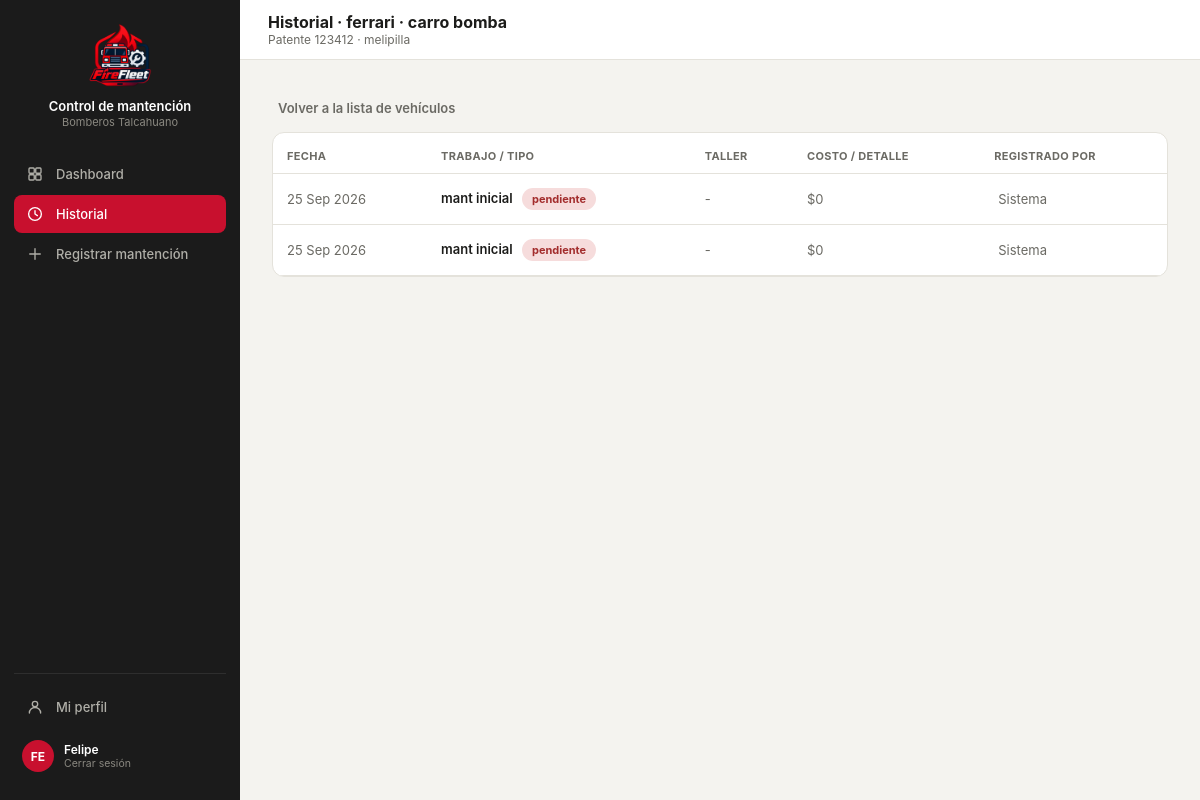
The app's page /detalle/1/ (signed in), older data.
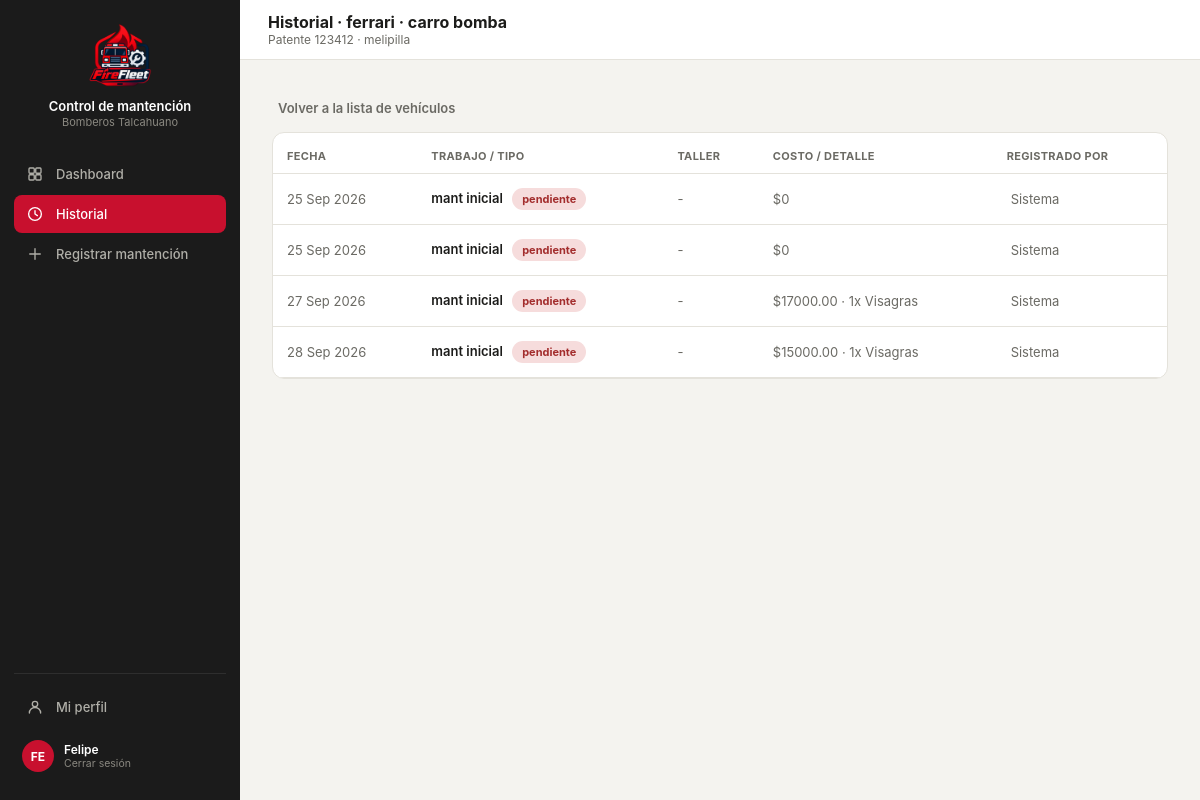
The same page, newer data.
### core/models.py (models this page shows, shortened)
class Mantencion(models.Model):
    id_mant = models.AutoField(primary_key=True)
    id_vehi = models.ForeignKey(
        Vehiculo, on_delete=models.CASCADE, db_column="id_vehi", related_name="mantenciones",
    )
    id_tipo = models.ForeignKey(
        TipoMantencion, on_delete=models.PROTECT, db_column="id_tipo", related_name="mantenciones",
    )
    descripcion = models.TextField(blank=True, default='')
    fecha_in = models.DateField(auto_now_add=True)
    fecha_ter = models.DateField(null=True, blank=True)
    estado = models.CharField(max_length=30, default="pendiente")
    costo_t = models.DecimalField(max_digits=12, decimal_places=2, default=0)
    respon = models.CharField(max_length=120, blank=True)
    class Meta:
        db_table = "mantencion"

class TipoMantencion(models.Model):
    id_tipo = models.AutoField(primary_key=True)
    nombre = models.CharField(max_length=100)
    categ = models.CharField(max_length=50, blank=True)
    perio = models.CharField(max_length=50, blank=True)
    class Meta:
        db_table = "tipomantencion"
        verbose_name = "Tipo de mantención"
        verbose_name_plural = "Tipos de mantención"

class MantencionInsu(models.Model):
    id_mant = models.ForeignKey(
        Mantencion, on_delete=models.CASCADE, db_column="id_mant", related_name="insumos_usados",
    )
    id_insu = models.ForeignKey(
        Insumo, on_delete=models.PROTECT, db_column="id_insu", related_name="mantenciones",
    )
    cant = models.DecimalField(max_digits=10, decimal_places=2, default=1)
    costo_aso = models.DecimalField(max_digits=12, decimal_places=2, default=0)
    class Meta:
        db_table = "mantencion_insu"
        unique_together = (('id_mant', 'id_insu'),)

class Insumo(models.Model):
    id_insu = models.AutoField(primary_key=True)
    nombre = models.CharField(max_length=150)
    tipo_i = models.CharField(max_length=80, blank=True)
    unidad_m = models.CharField(max_length=20, blank=True)
    costo_uni = models.DecimalField(max_digits=12, decimal_places=2, default=0)
    stock = models.IntegerField(default=0)
    class Meta:
        db_table = "insumo"

### core/views.py (the view)
# urls.py: path('detalle/<int:vehiculo_id>/', views.detalle, name='detalle'),
@login_required(login_url='index')
def detalle(request, vehiculo_id):
    vehiculo = get_object_or_404(Vehiculo, pk=vehiculo_id)
    mantenciones = Mantencion.objects.filter(id_vehi=vehiculo)
    context = {
        'vehiculo': vehiculo,
        'mantenciones': mantenciones,
    }
    return render(request, 'core/historial-detalle.html', context)

### core/templates/core/historial-detalle.html (shortened to what the changed rows need)
{% load static %}
<!DOCTYPE html>
<html lang="es">
<head>
<link rel="stylesheet" href="https://cdnjs.cloudflare.com/ajax/libs/tabler-icons/2.44.0/iconfont/tabler-icons.min.css">
<link rel="stylesheet" href="{% static 'styles.css' %}">
</head>
<body>
<div class="layout">
  <div class="main">
    <div class="topbar">
      <div style="display:flex; align-items:center; gap:12px;">
        <div>
          <h2 id="topbar-title">Historial · {{ vehiculo.modelo }} · {{ vehiculo.tipo_v }}</h2>
        </div>
      </div>
    </div>
    <div class="content" id="content">
      {% if mantenciones %}
        <div class="card" style="padding:0; overflow:hidden;">
          <table>
            <thead>
              <tr>
                <th>Fecha</th>
                <th>Trabajo / Tipo</th>
                <th>Taller</th>
                <th>Costo / detalle</th>
                <th>Registrado por</th>
              </tr>
            </thead>
            <tbody>
              {% for m in mantenciones %}
              <tr>
                <td style="color:var(--text2); white-space:nowrap;">{{ m.fecha_in|date:"d M Y" }}</td>
                <td style="font-weight:600;">
                  {{ m.id_tipo.nombre|default:"Sin especificar" }}
                  {% if m.estado %}
  {% if m.estado == 'Preventiva' or m.estado == 'Completada' %}
    <span class="pill" style="margin-left:6px; background:var(--green-bg); color:var(--green);">
  {% else %}
    <span class="pill" style="margin-left:6px; background:var(--danger-bg); color:var(--danger);">
  {% endif %}
      {{ m.estado }}
    </span>
{% endif %}
                </td>
                <td style="color:var(--text2);">{{ m.respon|default:"-" }}</td>
                <td style="color:var(--text2);">
                  ${{ m.costo_t|default:0 }}
      {% if m.insumos_usados.all %}
        ·
        {% for i in m.insumos_usados.all %}
          {{ i.cant|floatformat:"-2" }}x {{ i.id_insu.nombre }}{% if not forloop.last %}, {% endif %}
        {% endfor %}
      {% endif %}
    </td>
                <td style="color:var(--text2); white-space:nowrap;">
                  {{ m.empleados_asignados|default:"Sistema" }}
                </td>
              </tr>
              {% endfor %}
            </tbody>
          </table>
        </div>
      {% else %}
        <div class="card" style="text-align:center; padding:50px 20px; color:var(--text2);">
          <i class="ti ti-file-off" style="font-size:28px;"></i>
          <p style="font-size:13px; margin:10px 0 0;">Este vehículo aún no tiene mantenciones registradas.</p>
        </div>
      {% endif %}
    </div>
  </div>
</div>
</body>
</html>

Row changes from the older to the newer data that the page shows:
added Mantencion: fecha_in "27 Sep 2026", id_tipo.nombre "mant inicial", estado "pendiente", respon "-", costo_t "17000.00", empleados_asignados "Sistema"
added MantencionInsu: cant "1", id_insu.nombre "Visagras", shown under "27 Sep 2026"
added Mantencion: fecha_in "28 Sep 2026", id_tipo.nombre "mant inicial", estado "pendiente", respon "-", costo_t "15000.00", empleados_asignados "Sistema"
added MantencionInsu: cant "1", id_insu.nombre "Visagras", shown under "28 Sep 2026"
